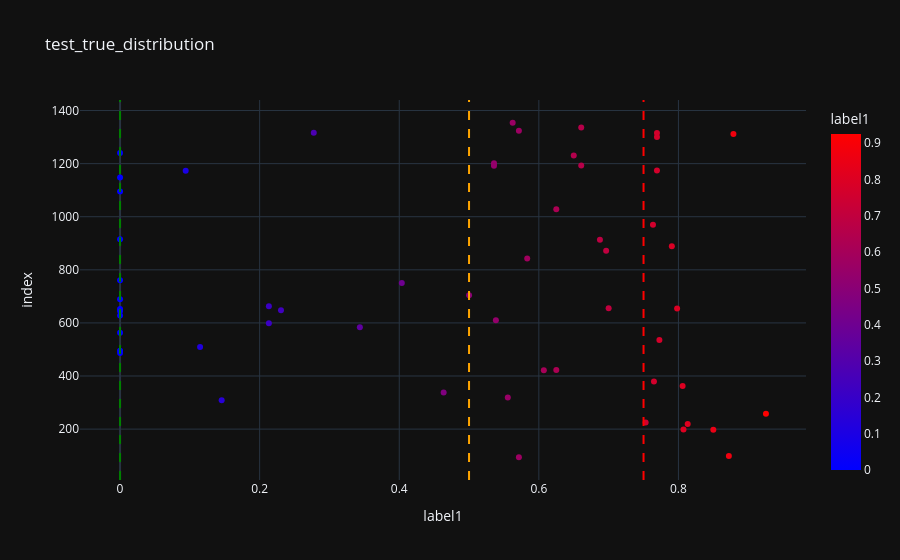
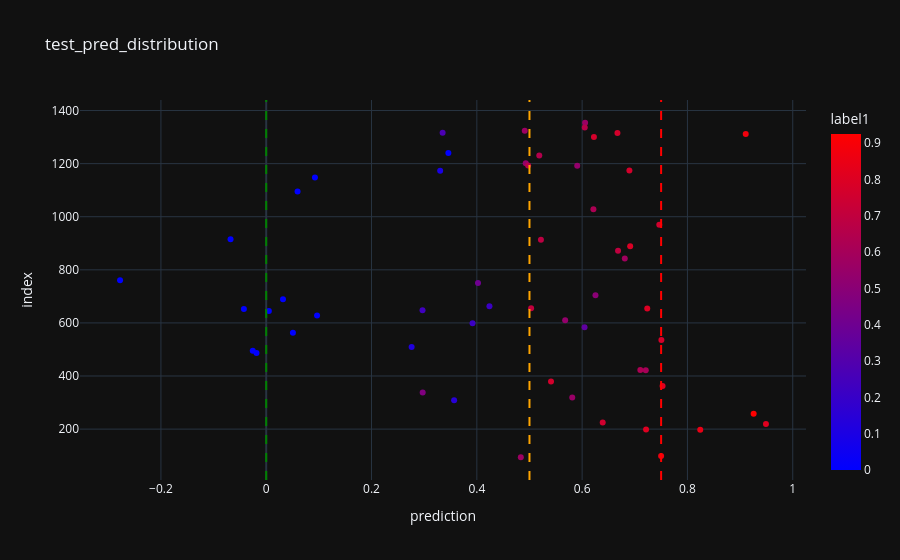

The code cell stored with these charts, in order, in its notebook:
### Markdown cell above
train distribution

### Code cell
fig = px.scatter(
    compound_preds,
    x=TARGET_COLUMN,
    y=compound_preds.index,
    color=TARGET_COLUMN,
    color_continuous_scale=["blue", "red"],  # for binary
    hover_data=["ID", "grade", "speed", "label1", "orig_label1", "task"],
    title="test_true_distribution"
)
fig.add_vline(x=0.0 if SCALE_TYPE == "lower_is_better" else 1.0, line_dash="dash", line_color="green")
fig.add_vline(x=0.5 if SCALE_TYPE == "lower_is_better" else 0.75, line_dash="dash", line_color="orange")
fig.add_vline(x=0.75 if SCALE_TYPE == "lower_is_better" else 0.0, line_dash="dash", line_color="red")
fig.show("test_true_distribution")

fig = px.scatter(
    compound_preds,
    x="prediction",
    y=compound_preds.index,
    color=TARGET_COLUMN,
    color_continuous_scale=["blue", "red"],  # for binary
    hover_data=["ID", "grade", "speed", "label1", "orig_label1", "task"],
    title="test_pred_distribution"
)
fig.add_vline(x=0.0 if SCALE_TYPE == "lower_is_better" else 1.0, line_dash="dash", line_color="green")
fig.add_vline(x=0.5 if SCALE_TYPE == "lower_is_better" else 0.75, line_dash="dash", line_color="orange")
fig.add_vline(x=0.75 if SCALE_TYPE == "lower_is_better" else 0.0, line_dash="dash", line_color="red")
fig.show("test_pred_distribution")

### Figure 1 — Plotly figure (JSON) as saved in the notebook; plotly's stock layout.template omitted (floating-point values rounded to 4 significant figures; data arrays with more than 128 entries replaced by an {"elided": "..."} marker saying what was removed)
{"data": [{"customdata": {"elided": "56x5 mixed values"}, "hovertemplate": "label1=%{marker.color}<br>index=%{y}<br>ID=%{customdata[0]}<br>grade=%{customdata[1]}<br>speed=%{customdata[2]}<br>orig_label1=%{customdata[3]}<br>task=%{customdata[4]}<extra></extra>", "legendgroup": "", "marker": {"color": [0.8072, 0.0, 0.1147, 0.7692, 0.0, 0.6964, 0.0, 0.5, 0.85, 0.5357, 0.5714, 0.4636, 0.5556, 0.0, 0.625, 0.8722, 0.09404, 0.65, 0.7649, 0.2132, 0.0, 0.753, 0.0, 0.5625, 0.8133, 0.5357, 0.5714, 0.5385, 0.625, 0.7905, 0.3436, 0.2775, 0.2132, 0.7692, 0.9254, 0.0, 0.0, 0.2306, 0.6607, 0.6071, 0.806, 0.7981, 0.0, 0.5833, 0.4037, 0.7, 0.0, 0.0, 0.1456, 0.0, 0.7635, 0.6875, 0.7692, 0.6607, 0.8788, 0.7727], "coloraxis": "coloraxis", "symbol": "circle"}, "mode": "markers", "name": "", "orientation": "v", "showlegend": false, "x": [0.8072, 0.0, 0.1147, 0.7692, 0.0, 0.6964, 0.0, 0.5, 0.85, 0.5357, 0.5714, 0.4636, 0.5556, 0.0, 0.625, 0.8722, 0.09404, 0.65, 0.7649, 0.2132, 0.0, 0.753, 0.0, 0.5625, 0.8133, 0.5357, 0.5714, 0.5385, 0.625, 0.7905, 0.3436, 0.2775, 0.2132, 0.7692, 0.9254, 0.0, 0.0, 0.2306, 0.6607, 0.6071, 0.806, 0.7981, 0.0, 0.5833, 0.4037, 0.7, 0.0, 0.0, 0.1456, 0.0, 0.7635, 0.6875, 0.7692, 0.6607, 0.8788, 0.7727], "xaxis": "x", "y": [199, 915, 509, 1300, 761, 872, 645, 704, 198, 1192, 1324, 338, 319, 487, 1028, 99, 1173, 1231, 379, 663, 628, 225, 689, 1354, 219, 1201, 94, 610, 423, 889, 584, 1316, 599, 1315, 258, 563, 1240, 648, 1193, 422, 362, 654, 652, 843, 750, 655, 1095, 495, 309, 1148, 970, 913, 1174, 1336, 1312, 536], "yaxis": "y", "type": "scatter"}], "layout": {"xaxis": {"anchor": "y", "domain": [0.0, 1.0], "title": {"text": "label1"}}, "yaxis": {"anchor": "x", "domain": [0.0, 1.0], "title": {"text": "index"}}, "coloraxis": {"colorbar": {"title": {"text": "label1"}}, "colorscale": [[0.0, "blue"], [1.0, "red"]]}, "legend": {"tracegroupgap": 0}, "title": {"text": "test_true_distribution"}, "shapes": [{"line": {"color": "green", "dash": "dash"}, "type": "line", "x0": 0.0, "x1": 0.0, "xref": "x", "y0": 0, "y1": 1, "yref": "y domain"}, {"line": {"color": "orange", "dash": "dash"}, "type": "line", "x0": 0.5, "x1": 0.5, "xref": "x", "y0": 0, "y1": 1, "yref": "y domain"}, {"line": {"color": "red", "dash": "dash"}, "type": "line", "x0": 0.75, "x1": 0.75, "xref": "x", "y0": 0, "y1": 1, "yref": "y domain"}]}}

### Figure 2 — Plotly figure (JSON) as saved in the notebook; plotly's stock layout.template omitted (floating-point values rounded to 4 significant figures; data arrays with more than 128 entries replaced by an {"elided": "..."} marker saying what was removed)
{"data": [{"customdata": {"elided": "56x6 mixed values"}, "hovertemplate": "prediction=%{x}<br>index=%{y}<br>ID=%{customdata[0]}<br>grade=%{customdata[1]}<br>speed=%{customdata[2]}<br>label1=%{marker.color}<br>orig_label1=%{customdata[4]}<br>task=%{customdata[5]}<extra></extra>", "legendgroup": "", "marker": {"color": [0.8072, 0.0, 0.1147, 0.7692, 0.0, 0.6964, 0.0, 0.5, 0.85, 0.5357, 0.5714, 0.4636, 0.5556, 0.0, 0.625, 0.8722, 0.09404, 0.65, 0.7649, 0.2132, 0.0, 0.753, 0.0, 0.5625, 0.8133, 0.5357, 0.5714, 0.5385, 0.625, 0.7905, 0.3436, 0.2775, 0.2132, 0.7692, 0.9254, 0.0, 0.0, 0.2306, 0.6607, 0.6071, 0.806, 0.7981, 0.0, 0.5833, 0.4037, 0.7, 0.0, 0.0, 0.1456, 0.0, 0.7635, 0.6875, 0.7692, 0.6607, 0.8788, 0.7727], "coloraxis": "coloraxis", "symbol": "circle"}, "mode": "markers", "name": "", "orientation": "v", "showlegend": false, "x": [0.7215, -0.06775, 0.2762, 0.6224, -0.2776, 0.6682, 0.005019, 0.6253, 0.8243, 0.5907, 0.491, 0.2972, 0.5812, -0.01849, 0.6214, 0.75, 0.3304, 0.5186, 0.5409, 0.424, 0.09658, 0.6391, 0.03187, 0.6057, 0.9491, 0.4929, 0.4836, 0.5678, 0.7105, 0.6912, 0.6046, 0.335, 0.3919, 0.6671, 0.9258, 0.0507, 0.346, 0.2969, 0.4974, 0.7208, 0.7528, 0.7237, -0.04237, 0.681, 0.4022, 0.5031, 0.05953, -0.02556, 0.3569, 0.09255, 0.7465, 0.5217, 0.6898, 0.605, 0.9107, 0.7505], "xaxis": "x", "y": [199, 915, 509, 1300, 761, 872, 645, 704, 198, 1192, 1324, 338, 319, 487, 1028, 99, 1173, 1231, 379, 663, 628, 225, 689, 1354, 219, 1201, 94, 610, 423, 889, 584, 1316, 599, 1315, 258, 563, 1240, 648, 1193, 422, 362, 654, 652, 843, 750, 655, 1095, 495, 309, 1148, 970, 913, 1174, 1336, 1312, 536], "yaxis": "y", "type": "scatter"}], "layout": {"xaxis": {"anchor": "y", "domain": [0.0, 1.0], "title": {"text": "prediction"}}, "yaxis": {"anchor": "x", "domain": [0.0, 1.0], "title": {"text": "index"}}, "coloraxis": {"colorbar": {"title": {"text": "label1"}}, "colorscale": [[0.0, "blue"], [1.0, "red"]]}, "legend": {"tracegroupgap": 0}, "title": {"text": "test_pred_distribution"}, "shapes": [{"line": {"color": "green", "dash": "dash"}, "type": "line", "x0": 0.0, "x1": 0.0, "xref": "x", "y0": 0, "y1": 1, "yref": "y domain"}, {"line": {"color": "orange", "dash": "dash"}, "type": "line", "x0": 0.5, "x1": 0.5, "xref": "x", "y0": 0, "y1": 1, "yref": "y domain"}, {"line": {"color": "red", "dash": "dash"}, "type": "line", "x0": 0.75, "x1": 0.75, "xref": "x", "y0": 0, "y1": 1, "yref": "y domain"}]}}
